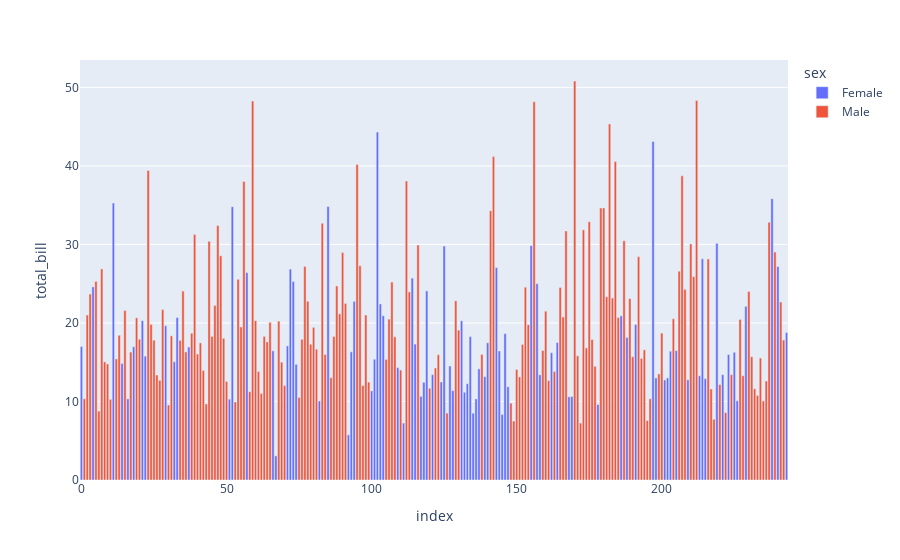

Notebook code for this chart:
### Code cell
px.bar(tips,y='total_bill',color='sex')

### Figure 1 — Plotly figure (JSON) as saved in the notebook; plotly's stock layout.template omitted (floating-point values rounded to 4 significant figures; data arrays with more than 128 entries replaced by an {"elided": "..."} marker saying what was removed)
{"data": [{"alignmentgroup": "True", "hovertemplate": "sex=Female<br>index=%{x}<br>total_bill=%{y}<extra></extra>", "legendgroup": "Female", "marker": {"color": "#636efa", "pattern": {"shape": ""}}, "name": "Female", "offsetgroup": "Female", "orientation": "v", "showlegend": true, "textposition": "auto", "type": "bar", "x": [0, 4, 11, 14, 16, 18, 21, 22, 29, 32, 33, 37, 51, 52, 57, 66, 67, 71, 72, 73, 74, 82, 85, 92, 93, 94, 100, 101, 102, 103, 104, 109, 111, 114, 115, 117, 118, 119, 121, 124, 125, 127, 128, 131, 132, 133, 134, 135, 136, 137, 139, 140, 143, 144, 145, 146, 147, 155, 157, 158, 162, 164, 168, 169, 178, 186, 188, 191, 197, 198, 201, 202, 203, 205, 209, 213, 214, 215, 219, 221, 223, 225, 226, 229, 238, 240, 243], "xaxis": "x", "y": [16.99, 24.59, 35.26, 14.83, 10.33, 16.97, 20.29, 15.77, 19.65, 15.06, 20.69, 16.93, 10.29, 34.81, 26.41, 16.45, 3.07, 17.07, 26.86, 25.28, 14.73, 10.07, 34.83, 5.75, 16.32, 22.75, 11.35, 15.38, 44.3, 22.42, 20.92, 14.31, 7.25, 25.71, 17.31, 10.65, 12.43, 24.08, 13.42, 12.48, 29.8, 14.52, 11.38, 20.27, 11.17, 12.26, 18.26, 8.51, 10.33, 14.15, 13.16, 17.47, 27.05, 16.43, 8.35, 18.64, 11.87, 29.85, 25, 13.39, 16.21, 17.51, 10.59, 10.63, 9.6, 20.9, 18.15, 19.81, 43.11, 13, 12.74, 13, 16.4, 16.47, 12.76, 13.27, 28.17, 12.9, 30.14, 13.42, 15.98, 16.27, 10.09, 22.12, 35.83, 27.18, 18.78], "yaxis": "y"}, {"alignmentgroup": "True", "hovertemplate": "sex=Male<br>index=%{x}<br>total_bill=%{y}<extra></extra>", "legendgroup": "Male", "marker": {"color": "#EF553B", "pattern": {"shape": ""}}, "name": "Male", "offsetgroup": "Male", "orientation": "v", "showlegend": true, "textposition": "auto", "type": "bar", "x": {"elided": "157 int values"}, "xaxis": "x", "y": {"elided": "157 float values"}, "yaxis": "y"}], "layout": {"barmode": "relative", "legend": {"title": {"text": "sex"}, "tracegroupgap": 0}, "margin": {"t": 60}, "xaxis": {"anchor": "y", "domain": [0, 1], "title": {"text": "index"}}, "yaxis": {"anchor": "x", "domain": [0, 1], "title": {"text": "total_bill"}}}}
